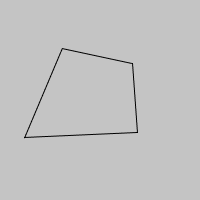
#> input picture img/trapezoid.png, 200 x 200 px
$ python main.py
#> lines starting #> are read from the running program, lines starting #| are printed output that depends on the picture; after the words box and inside, x2 and y2 are one past the last pixel; in counts of white or black regions, pixels touching at a corner belong together; long printed decimals are rounded
### shape.py
import math

def get_distance(p1,p2):
  dist = math.hypot(p2[0] - p1[0], p2[1] - p1[1])
  return dist

# equation of a line y = mx + b
def get_slope(p0,p1):
  delta_x = p0[0]-p1[0]
  delta_y = p0[1]-p1[1]
  if delta_x!=0:
    return delta_y/delta_x
  else:
    return "infinite"

def get_b(p0,slope):
  # equation of a line, y = mx + b
  # so, b = y -mx, and using the first point
  # b = po[1] - slope*po[0]
  if slope !="infinite":
    return p0[1] - slope*p0[0]
  else:
    return "none"

def calculate_radius(point, h, k):
  # equation of a circle, (x - h)**2 + (y - k)**2 = r**2
  x = point[0]
  y = point[1]
  radius = math.sqrt((x - h)**2 + (y - k)**2)
  return radius

def is_triangle(edged, p0, p1):
  rows =  len(edged) # number of rows
  cols = len(edged[0]) # number of cols
  print("p0", p0)
  print("p1", p1)
  slope = get_slope(p0,p1)
  b = get_b(p0,slope)
  def get_distribution(slope, b, p0):
    left_dist = 0
    right_dist = 0
    for row in range(0,rows):
      if slope != "infinite":
        x_intersection = (row - b)/slope
      else:
        x_intersection = p0[0]
      epsilon = 5
      for col in range(0,cols):
        value = edged[row, col]
        if value != 0:
          if col<x_intersection - epsilon :
            left_dist += 1
          elif col>x_intersection + epsilon:
            right_dist += 1
    total_points = left_dist + right_dist
    return [left_dist*100/total_points,right_dist*100/total_points]
  dist = get_distribution(slope, b, p0)
  print("Point distribution", dist, "%")
  tolerance = 2
  if (dist[0] < tolerance or dist[1] < tolerance):
    return True
  else:
    return False

def is_circle(edged):
  rows =  len(edged) # number of rows
  cols = len(edged[0]) # number of cols
  xmax=0
  xmin=rows
  ymax=0
  ymin=cols
  coordinates = []
  for row in range(0,rows):
    for col in range(0,cols):
      var = edged[row, col]
      if var != 0:
        coordinates.append([row,col])
        if row<xmin:
          xmin = row
        if row>xmax:
          xmax = row
        if col<ymin:
          ymin = col
        if col>ymax:
          ymax = col
  radius = (xmax - xmin)/2
  center = [xmin + radius ,  ymin + radius]
  h = center[0]
  k = center[1]
  tolerance = 2
  for point in coordinates:
    difference = abs(calculate_radius(point, h, k)-radius) # absolute value of the difference
    if difference>tolerance:
      return False
  return True

### main.py
import cv2
import shape

# [5 lines of commented-out code are left out]
filename = 'img/trapezoid.png'

img = cv2.imread(filename)
#> img is the input picture: shape (200, 200, 3); min 0, max 196, mean 194.3

# Finding edges with Canny algorithm
edged = cv2.Canny(img, 30, 200)
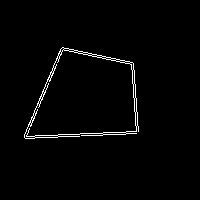
#> edged: shape (200, 200); 1.7% white in thin lines or dots, all inside (x1, y1, x2, y2) = (24, 47, 139, 139)
rows =  len(edged) # number of rows
#> rows = 200
cols = len(edged[0]) # number of cols
#> cols = 200

#instead of top right needs to be the top left corner
def get_top_right():
  for y in range(0,rows):
    for x in range(0,cols):
      value = edged[y][x]
      if value != 0:
        return [x,y]

def get_bottom_left():
  for row in range(0,rows):
    for col in range(0,cols):
      y = rows - 1 - row
      x = cols - 1- col
      value = edged[y][x]
      if value != 0:
        return [x,y]

p0 = get_top_right()
p1 = get_bottom_left()

def analyze(edged, p0, p1):
  if shape.is_triangle(edged, p0, p1):
#> after the loop in get_distribution, `for row in range(0,rows):`: left_dist = 105; right_dist = 459
#> in get_distribution, `total_points = left_dist + right_dist`: total_points = 564
#> in is_triangle, `dist = get_distribution(slope, b, p0)`: dist = [18.62, 81.38]
#| Point distribution [18.617, 81.383] %
    return("It's a triangle")
  elif shape.is_circle(edged):
#> in is_circle, `rows =  len(edged)`: rows = 200
#> after the loop in is_circle, `for row in range(0,rows):`: coordinates = 694 pairs, first value 47 to 138, second value 24 to 138; xmax = 138; xmin = 47; ymax = 138; ymin = 24
#> in is_circle, `radius = (xmax - xmin)/2`: radius = 45.5
#> in is_circle, `center = [xmin + radius ,  ymin + radius]`: center = [92.5, 69.5]
#> in is_circle, `h = center[0]`: h = 92.5
#> in is_circle, `k = center[1]`: k = 69.5
#> the loop in is_circle, `for point in coordinates:` made 17 passes
#> (x in calculate_radius, y in calculate_radius, radius in calculate_radius, difference) on passes 1 to 12: (47, 62, 46.11, 0.614), (47, 63, 45.96, 0.462), (48, 61, 45.3, 0.195), (48, 64, 44.84, 0.661), (48, 65, 44.73, 0.773), (48, 66, 44.64, 0.863), (48, 67, 44.57, 0.93), (48, 68, 44.53, 0.975), (49, 60, 44.53, 0.975), (49, 63, 43.98, 1.52), (49, 69, 43.5, 2), (49, 70, 43.5, 2)
    return("It's a circle")
  else:
    return("It's a quadrilateral")

caption = analyze(edged, p0, p1)
#> caption = "It's a quadrilateral"

cv2.putText(edged, caption, (30, 30 ), cv2.FONT_HERSHEY_SIMPLEX, 0.5, (255,255,255))
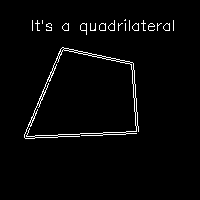
#> edged: shape (200, 200); 2.5% white in thin lines or dots, all inside (x1, y1, x2, y2) = (24, 19, 174, 139)

# displaying result
cv2.imshow(caption, edged)
cv2.waitKey()

$ run again, with img/circle.png copied over img/trapezoid.png
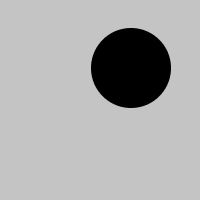
#> input picture img/circle.png, 200 x 200 px
#> img is the input picture: shape (200, 200, 3); min 0, max 196, mean 171.4
#> `edged = cv2.Canny(img, 30, 200)`:
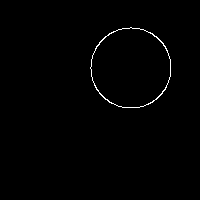
#> edged: shape (200, 200); 0.71% white in thin lines or dots, all inside (x1, y1, x2, y2) = (90, 27, 171, 108)
#> `rows =  len(edged)`: rows = 200
#> after the loop in get_distribution, `for row in range(0,rows):`: left_dist = 140; right_dist = 125
#> total_points = 265
#> dist = [52.83, 47.17]
#| Point distribution [52.830, 47.170] %
#> in is_circle, `rows =  len(edged)`: rows = 200
#> after the loop in is_circle, `for row in range(0,rows):`: coordinates = 285 pairs, first value 27 to 107, second value 90 to 170; xmax = 107; xmin = 27; ymax = 170; ymin = 90
#> in is_circle, `radius = (xmax - xmin)/2`: radius = 40
#> center = [67, 130]
#> h = 67
#> k = 130
#> the loop in is_circle, `for point in coordinates:` made 285 passes
#> (x in calculate_radius, y in calculate_radius, radius in calculate_radius, difference) on passes 1 to 3: (27, 130, 40, 0), (27, 131, 40.01, 0.0125), (28, 122, 39.81, 0.188)
#> caption = "It's a circle"
#> `cv2.putText(edged, caption, (30, 30 ), cv2.FONT_HERSHEY_SIMPLEX, 0.5, ..`:
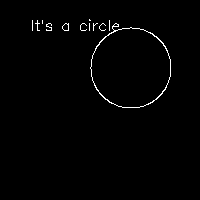
#> edged: shape (200, 200); 1.1% white in thin lines or dots, all inside (x1, y1, x2, y2) = (32, 19, 171, 108)

$ run again, with img/quadrilateral.png copied over img/trapezoid.png
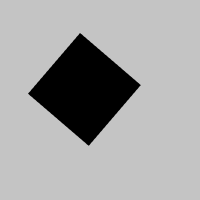
#> input picture img/quadrilateral.png, 200 x 200 px
#> img is the input picture: shape (200, 200, 3); min 0, max 196, mean 164.6
#> `edged = cv2.Canny(img, 30, 200)`:
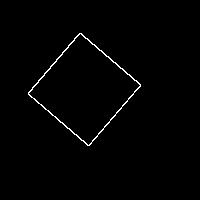
#> edged: shape (200, 200); 1.1% white in thin lines or dots, all inside (x1, y1, x2, y2) = (28, 33, 141, 146)
#> `rows =  len(edged)`: rows = 200
#> after the loop in get_distribution, `for row in range(0,rows):`: left_dist = 201; right_dist = 197
#> total_points = 398
#> dist = [50.5, 49.5]
#| Point distribution [50.503, 49.497] %
#> in is_circle, `rows =  len(edged)`: rows = 200
#> after the loop in is_circle, `for row in range(0,rows):`: coordinates = 436 pairs, first value 33 to 145, second value 28 to 140; xmax = 145; xmin = 33; ymax = 140; ymin = 28
#> in is_circle, `radius = (xmax - xmin)/2`: radius = 56
#> center = [89, 84]
#> h = 89
#> k = 84
#> the loop in is_circle, `for point in coordinates:` made 12 passes
#> (x in calculate_radius, y in calculate_radius, radius in calculate_radius, difference) on passes 1 to 8: (33, 79, 56.22, 0.223), (33, 80, 56.14, 0.143), (33, 81, 56.08, 0.0803), (34, 78, 55.33, 0.674), (34, 79, 55.23, 0.773), (34, 81, 55.08, 0.918), (34, 82, 55.04, 0.964), (35, 77, 54.45, 1.55)
#> caption = "It's a quadrilateral"
#> `cv2.putText(edged, caption, (30, 30 ), cv2.FONT_HERSHEY_SIMPLEX, 0.5, ..`:
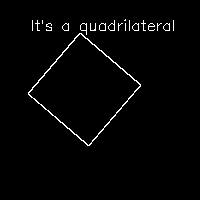
#> edged: shape (200, 200); 1.9% white in thin lines or dots, all inside (x1, y1, x2, y2) = (28, 19, 174, 146)
